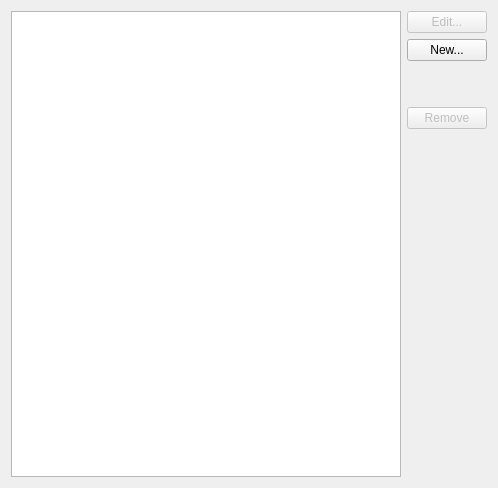
<?xml version="1.0" encoding="UTF-8"?>
<ui version="4.0">
 <class>DiseaseListDlg</class>
 <widget class="QDialog" name="DiseaseListDlg">
  <property name="geometry">
   <rect>
    <x>0</x>
    <y>0</y>
    <width>498</width>
    <height>488</height>
   </rect>
  </property>
  <property name="windowTitle">
   <string>Disease Configuration</string>
  </property>
  <layout class="QHBoxLayout" name="horizontalLayout">
   <item>
    <widget class="QListWidget" name="diseaseList">
     <property name="editTriggers">
      <set>QAbstractItemView::NoEditTriggers</set>
     </property>
     <property name="alternatingRowColors">
      <bool>true</bool>
     </property>
     <property name="isWrapping" stdset="0">
      <bool>true</bool>
     </property>
     <property name="wordWrap">
      <bool>true</bool>
     </property>
     <property name="sortingEnabled">
      <bool>true</bool>
     </property>
    </widget>
   </item>
   <item>
    <layout class="QVBoxLayout" name="verticalLayout">
     <item>
      <widget class="QPushButton" name="editButton">
       <property name="enabled">
        <bool>false</bool>
       </property>
       <property name="text">
        <string>Edit...</string>
       </property>
      </widget>
     </item>
     <item>
      <widget class="QPushButton" name="newButton">
       <property name="text">
        <string>New...</string>
       </property>
      </widget>
     </item>
     <item>
      <spacer name="verticalSpacer">
       <property name="orientation">
        <enum>Qt::Vertical</enum>
       </property>
       <property name="sizeType">
        <enum>QSizePolicy::Fixed</enum>
       </property>
       <property name="sizeHint" stdset="0">
        <size>
         <width>20</width>
         <height>40</height>
        </size>
       </property>
      </spacer>
     </item>
     <item>
      <widget class="QPushButton" name="removeButton">
       <property name="enabled">
        <bool>false</bool>
       </property>
       <property name="text">
        <string>Remove</string>
       </property>
      </widget>
     </item>
     <item>
      <spacer name="verticalSpacer_2">
       <property name="orientation">
        <enum>Qt::Vertical</enum>
       </property>
       <property name="sizeHint" stdset="0">
        <size>
         <width>20</width>
         <height>188</height>
        </size>
       </property>
      </spacer>
     </item>
    </layout>
   </item>
  </layout>
 </widget>
 <tabstops>
  <tabstop>diseaseList</tabstop>
  <tabstop>editButton</tabstop>
  <tabstop>newButton</tabstop>
 </tabstops>
 <resources/>
 <connections/>
</ui>
